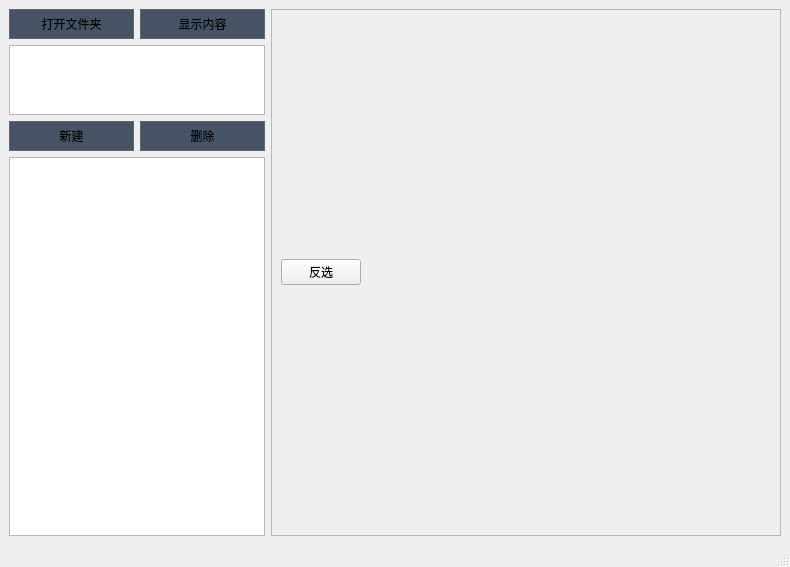
<?xml version="1.0" encoding="UTF-8"?>
<ui version="4.0">
 <class>MainWindow</class>
 <widget class="QMainWindow" name="MainWindow">
  <property name="geometry">
   <rect>
    <x>0</x>
    <y>0</y>
    <width>790</width>
    <height>567</height>
   </rect>
  </property>
  <property name="windowTitle">
   <string>MainWindow</string>
  </property>
  <widget class="QWidget" name="centralwidget">
   <layout class="QGridLayout" name="gridLayout">
    <item row="0" column="0">
     <layout class="QHBoxLayout" name="horizontalLayout" stretch="0,2">
      <item>
       <layout class="QVBoxLayout" name="verticalLayout" stretch="0,1,0,10,0">
        <item>
         <layout class="QHBoxLayout" name="horizontalLayout_4">
          <item>
           <widget class="QPushButton" name="open">
            <property name="styleSheet">
             <string notr="true">QPushButton {
    background-color: #455364; /* 默认颜色，浅灰色 */
    border: 1px solid #666666; /* 灰色的边框 */
    padding: 5px 10px;
}

QPushButton:hover {
    background-color: #54687a; /* 鼠标悬停时的颜色，稍浅的灰色 */
}

QPushButton:pressed {
    background-color: #455364; /* 鼠标点击时的颜色，稍深的灰色 */
}
</string>
            </property>
            <property name="text">
             <string>打开文件夹</string>
            </property>
           </widget>
          </item>
          <item>
           <widget class="QPushButton" name="pushButton">
            <property name="toolTip">
             <string>显示内容</string>
            </property>
            <property name="styleSheet">
             <string notr="true">QPushButton {
    background-color: #455364; /* 默认颜色，浅灰色 */
    border: 1px solid #666666; /* 灰色的边框 */
    padding: 5px 10px;
}

QPushButton:hover {
    background-color: #54687a; /* 鼠标悬停时的颜色，稍浅的灰色 */
}

QPushButton:pressed {
    background-color: #455364; /* 鼠标点击时的颜色，稍深的灰色 */
}
</string>
            </property>
            <property name="text">
             <string>显示内容</string>
            </property>
           </widget>
          </item>
         </layout>
        </item>
        <item>
         <widget class="QListWidget" name="models_list"/>
        </item>
        <item>
         <layout class="QHBoxLayout" name="horizontalLayout_2">
          <item>
           <widget class="QPushButton" name="pushButton_2">
            <property name="toolTip">
             <string>新建</string>
            </property>
            <property name="autoFillBackground">
             <bool>false</bool>
            </property>
            <property name="styleSheet">
             <string notr="true">QPushButton {
    background-color: #455364; /* 默认颜色，浅灰色 */
    border: 1px solid #666666; /* 灰色的边框 */
    padding: 5px 10px;
}

QPushButton:hover {
    background-color: #54687a; /* 鼠标悬停时的颜色，稍浅的灰色 */
}

QPushButton:pressed {
    background-color: #455364; /* 鼠标点击时的颜色，稍深的灰色 */
}
</string>
            </property>
            <property name="text">
             <string>新建</string>
            </property>
           </widget>
          </item>
          <item>
           <widget class="QPushButton" name="delete_2">
            <property name="toolTip">
             <string>删除</string>
            </property>
            <property name="styleSheet">
             <string notr="true">QPushButton {
    background-color: #455364; /* 默认颜色，浅灰色 */
    border: 1px solid #666666; /* 灰色的边框 */
    padding: 5px 10px;
}

QPushButton:hover {
    background-color: #54687a; /* 鼠标悬停时的颜色，稍浅的灰色 */
}

QPushButton:pressed {
    background-color: #455364; /* 鼠标点击时的颜色，稍深的灰色 */
}
</string>
            </property>
            <property name="text">
             <string>删除</string>
            </property>
           </widget>
          </item>
         </layout>
        </item>
        <item>
         <widget class="QListWidget" name="sets_list"/>
        </item>
        <item>
         <layout class="QHBoxLayout" name="horizontalLayout_3"/>
        </item>
       </layout>
      </item>
      <item>
       <widget class="QScrollArea" name="scrollArea">
        <property name="widgetResizable">
         <bool>true</bool>
        </property>
        <widget class="QWidget" name="scrollAreaWidgetContents_3">
         <property name="geometry">
          <rect>
           <x>0</x>
           <y>0</y>
           <width>499</width>
           <height>516</height>
          </rect>
         </property>
         <layout class="QGridLayout" name="gridLayout_2">
          <item row="0" column="0">
           <layout class="QVBoxLayout" name="verticalLayout_2" stretch="1,10">
            <item>
             <layout class="QHBoxLayout" name="horizontalLayout_6">
              <item>
               <widget class="QPushButton" name="fan">
                <property name="text">
                 <string>反选</string>
                </property>
               </widget>
              </item>
              <item>
               <spacer name="horizontalSpacer">
                <property name="orientation">
                 <enum>Qt::Horizontal</enum>
                </property>
                <property name="sizeHint" stdset="0">
                 <size>
                  <width>40</width>
                  <height>20</height>
                 </size>
                </property>
               </spacer>
              </item>
             </layout>
            </item>
            <item>
             <layout class="QVBoxLayout" name="labels_part_2">
              <property name="topMargin">
               <number>0</number>
              </property>
             </layout>
            </item>
           </layout>
          </item>
         </layout>
        </widget>
       </widget>
      </item>
     </layout>
    </item>
   </layout>
  </widget>
  <widget class="QStatusBar" name="statusbar"/>
 </widget>
 <resources/>
 <connections/>
</ui>
